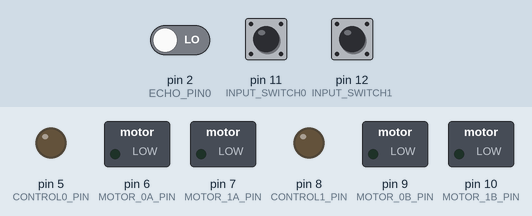
Simulated run of this sketch. Board: Arduino Uno, built with avr-gcc and run on an emulated ATmega328P. Parts: switched loads named in the sketch (green lamp = pin HIGH), output pins drawn as LEDs (lit = HIGH). Inputs (shaded band) come from the test bench; at power-on: pin 2 (ECHO_PIN0) LOW, pin 11 (INPUT_SWITCH0) LOW, pin 12 (INPUT_SWITCH1) HIGH.

Above: at 0.1 s.
At 1.1 s:
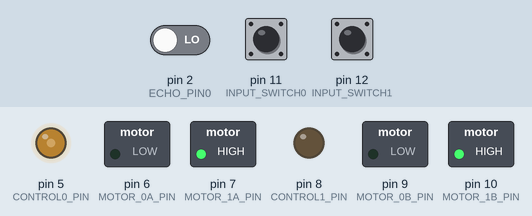
Timing chart, 0 to 2.6 s (numbered marks = the images above):
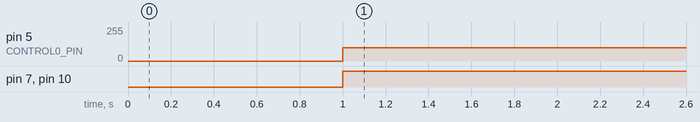

The sketch:

LP_team1.ino
```cpp
bool runFlag=true;
int duration, distance = 0;
int control_distance = 0;
#include <NewPing.h>
#define MAX_DISTANCE 200
#define TRIGGER_PIN0 1
#define ECHO_PIN0    2
#define TRIGGER_PIN1 3
#define ECHO_PIN1    4
#define CONTROL0_PIN 5
#define MOTOR_0A_PIN 6
#define MOTOR_1A_PIN 7
#define CONTROL1_PIN 8
#define MOTOR_0B_PIN 9
#define MOTOR_1B_PIN 10
#define INPUT_SWITCH0 11
#define INPUT_SWITCH1 12

NewPing sonar1(TRIGGER_PIN0, ECHO_PIN0, MAX_DISTANCE);
NewPing sonar2(TRIGGER_PIN1, ECHO_PIN1, MAX_DISTANCE);

void setup()
{
  pinMode(CONTROL1_PIN, OUTPUT);
  pinMode(MOTOR_0A_PIN, OUTPUT);
  pinMode(MOTOR_1A_PIN, OUTPUT);
  pinMode(CONTROL0_PIN, OUTPUT);
  pinMode(MOTOR_0B_PIN, OUTPUT);
  pinMode(MOTOR_1B_PIN, OUTPUT);
  pinMode(INPUT_SWITCH0, INPUT);
  pinMode(INPUT_SWITCH1, INPUT);

  //Check distance of table from robot (control distance)
  control_distance = checkPulse();

  Serial.begin(115200);
}

int checkPulse() {
  digitalWrite(TRIGGER_PIN0, HIGH);
  delayMicroseconds(10);
  digitalWrite(TRIGGER_PIN0, LOW);
  duration = pulseIn(ECHO_PIN0, HIGH);
  distance = duration * 0.034 / 2;
  return distance;
}


void runMotors(int taskType, int angle) {
  //taskType defines to stop or go when we sense something in front of us, angle is the turn, "0" for straight
  //we can't go backwards, but retreating is for pussies and the French
  /*
     taskType:
     0=task2 <=avoid obstacles
     1=task3 <= fuck em' up
     2=turn right with a certain angle. (recursion mf'ers)
     3=turn left with a certain angle
  */
  if (taskType == 0 ) {
    //if there is nothing in front, goes forward, then checks again, if something is in front of it, tries turning right, then left and keeps going forward
    while (runFlag) {
      if (checkPulse > control_distance) { //i have no clue what units this is, change the 100 to whatever we decide on
        analogWrite(CONTROL0_PIN, 100);
        analogWrite(CONTROL1_PIN, 100);
        delay(100);
        analogWrite(CONTROL0_PIN, 0);
        analogWrite(CONTROL1_PIN, 0);
      } else {
        runMotors(2, 30);
        if (checkPulse < control_distance) {
          runMotors(3, (2 * angle));
        } else {
          return;
        }
      }
    }
  } else if (taskType == 1) {
        //if there is something in front, goes forward, then checks again, if nothing is in front of it, tries turning right, then left until it finds a target
     while (runFlag) {
      if (checkPulse < control_distance) { //i have no clue what units this is, change the 100 to whatever we decide on
        analogWrite(CONTROL0_PIN, 100);
        analogWrite(CONTROL1_PIN, 100);
        delay(100);
        analogWrite(CONTROL0_PIN, 0);
        analogWrite(CONTROL1_PIN, 0);
      } else {
        runMotors(2, 30);
        if (checkPulse < control_distance) {
          runMotors(3, (2 * angle));
        } else {
          return;
        }
      }
    }
  } else if (taskType == 2) {
    analogWrite(CONTROL1_PIN, 100);
    delay(angle);
    analogWrite(CONTROL1_PIN, 0);
  } else if (taskType == 3) {
    analogWrite(CONTROL0_PIN, 100);
    delay(angle);
    analogWrite(CONTROL0_PIN, 0);
  }
}

void task1() {
 //Do Nothing
}

void task2() {
  runMotors(0,0);
}

void task3() {
   runMotors(1,0);
}


void loop() {
  digitalWrite(MOTOR_0A_PIN, LOW);
  digitalWrite(MOTOR_1A_PIN, HIGH);
  digitalWrite(MOTOR_0B_PIN, LOW);
  digitalWrite(MOTOR_1B_PIN, HIGH);
  //This just selects the task needing to be executing by reading the two input switches we have
  if ((digitalRead(INPUT_SWITCH0) == HIGH) || (digitalRead(INPUT_SWITCH1) == LOW)) {
    task1();
  } else if ((digitalRead(INPUT_SWITCH0) == LOW) || (digitalRead(INPUT_SWITCH1) == HIGH)) {
    task2();
  } else if ((digitalRead(INPUT_SWITCH0) == HIGH) || (digitalRead(INPUT_SWITCH1) == HIGH)) {
    task3();
  } else;
}
```

Measured:
- by itself, pin 5 (CONTROL0_PIN): 0/255 → 100/255 at 1.0 s
- by itself, pin 7 (MOTOR_1A_PIN), pin 10 (MOTOR_1B_PIN): LOW → HIGH at 1.0 s
